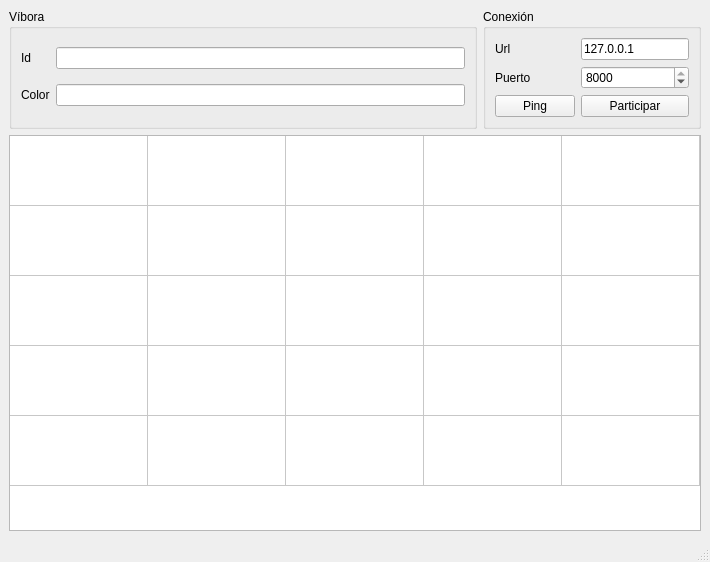
<?xml version="1.0" encoding="UTF-8"?>
<ui version="4.0">
 <class>MainWindow</class>
 <widget class="QMainWindow" name="MainWindow">
  <property name="geometry">
   <rect>
    <x>0</x>
    <y>0</y>
    <width>710</width>
    <height>562</height>
   </rect>
  </property>
  <property name="windowTitle">
   <string>Cliente</string>
  </property>
  <widget class="QWidget" name="centralwidget">
   <layout class="QVBoxLayout" name="verticalLayout">
    <item>
     <layout class="QHBoxLayout" name="horizontalLayout">
      <item>
       <widget class="QGroupBox" name="groupBox_2">
        <property name="sizePolicy">
         <sizepolicy hsizetype="Expanding" vsizetype="Preferred">
          <horstretch>0</horstretch>
          <verstretch>0</verstretch>
         </sizepolicy>
        </property>
        <property name="title">
         <string>Víbora</string>
        </property>
        <layout class="QGridLayout" name="gridLayout">
         <item row="0" column="0">
          <widget class="QLabel" name="label">
           <property name="text">
            <string>Id</string>
           </property>
          </widget>
         </item>
         <item row="1" column="0">
          <widget class="QLabel" name="label_2">
           <property name="text">
            <string>Color</string>
           </property>
          </widget>
         </item>
         <item row="0" column="1">
          <widget class="QLineEdit" name="lineEdit"/>
         </item>
         <item row="1" column="1">
          <widget class="QLineEdit" name="lineEdit_2"/>
         </item>
        </layout>
       </widget>
      </item>
      <item>
       <widget class="QGroupBox" name="groupBox">
        <property name="sizePolicy">
         <sizepolicy hsizetype="Maximum" vsizetype="Preferred">
          <horstretch>0</horstretch>
          <verstretch>0</verstretch>
         </sizepolicy>
        </property>
        <property name="title">
         <string>Conexión</string>
        </property>
        <layout class="QGridLayout" name="gridLayout_2">
         <item row="0" column="1">
          <widget class="QLineEdit" name="lineEdit_3">
           <property name="text">
            <string>127.0.0.1</string>
           </property>
          </widget>
         </item>
         <item row="1" column="0">
          <widget class="QLabel" name="label_4">
           <property name="text">
            <string>Puerto</string>
           </property>
          </widget>
         </item>
         <item row="0" column="0">
          <widget class="QLabel" name="label_3">
           <property name="text">
            <string>Url</string>
           </property>
          </widget>
         </item>
         <item row="1" column="1">
          <widget class="QSpinBox" name="spinBox">
           <property name="maximum">
            <number>8000</number>
           </property>
           <property name="value">
            <number>8000</number>
           </property>
          </widget>
         </item>
         <item row="2" column="0">
          <widget class="QPushButton" name="pushButton">
           <property name="text">
            <string>Ping</string>
           </property>
          </widget>
         </item>
         <item row="2" column="1">
          <widget class="QPushButton" name="pushButton_2">
           <property name="text">
            <string>Participar</string>
           </property>
          </widget>
         </item>
        </layout>
       </widget>
      </item>
     </layout>
    </item>
    <item>
     <widget class="QTableWidget" name="tableWidget">
      <property name="sizePolicy">
       <sizepolicy hsizetype="Expanding" vsizetype="Expanding">
        <horstretch>0</horstretch>
        <verstretch>0</verstretch>
       </sizepolicy>
      </property>
      <property name="verticalScrollBarPolicy">
       <enum>Qt::ScrollBarAlwaysOff</enum>
      </property>
      <property name="horizontalScrollBarPolicy">
       <enum>Qt::ScrollBarAlwaysOff</enum>
      </property>
      <property name="rowCount">
       <number>5</number>
      </property>
      <property name="columnCount">
       <number>5</number>
      </property>
      <attribute name="horizontalHeaderVisible">
       <bool>false</bool>
      </attribute>
      <attribute name="horizontalHeaderDefaultSectionSize">
       <number>138</number>
      </attribute>
      <attribute name="horizontalHeaderHighlightSections">
       <bool>false</bool>
      </attribute>
      <attribute name="horizontalHeaderMinimumSectionSize">
       <number>1</number>
      </attribute>
      <attribute name="verticalHeaderVisible">
       <bool>false</bool>
      </attribute>
      <attribute name="verticalHeaderDefaultSectionSize">
       <number>70</number>
      </attribute>
      <attribute name="verticalHeaderHighlightSections">
       <bool>false</bool>
      </attribute>
      <attribute name="verticalHeaderMinimumSectionSize">
       <number>1</number>
      </attribute>
      <row/>
      <row/>
      <row/>
      <row/>
      <row/>
      <column/>
      <column/>
      <column/>
      <column/>
      <column/>
     </widget>
    </item>
   </layout>
  </widget>
  <widget class="QMenuBar" name="menubar">
   <property name="geometry">
    <rect>
     <x>0</x>
     <y>0</y>
     <width>710</width>
     <height>28</height>
    </rect>
   </property>
  </widget>
  <widget class="QStatusBar" name="statusbar"/>
 </widget>
 <resources/>
 <connections/>
</ui>
